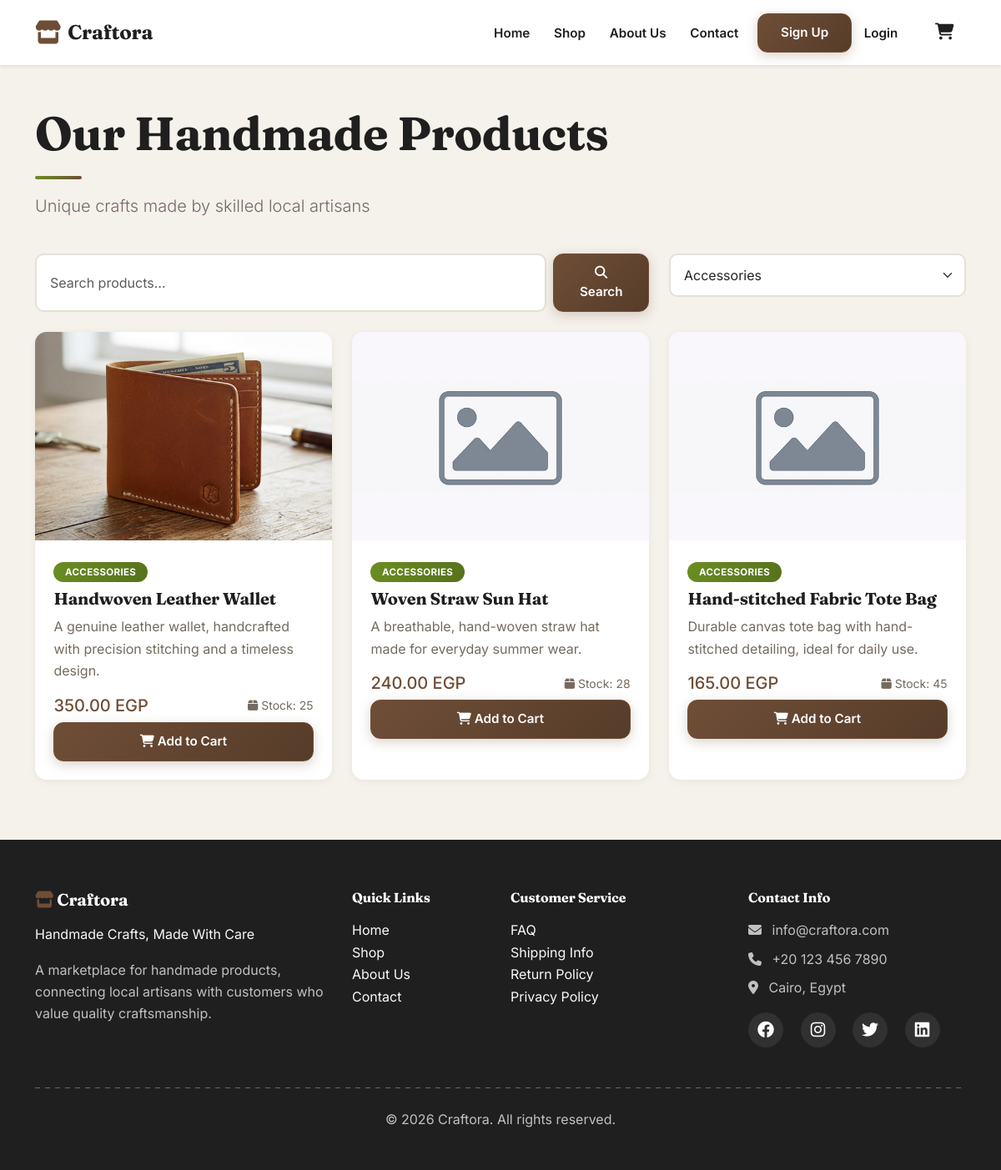
Screenshot of /products.php?category=Accessories with the database file from the repository.
### tables this page shows
CREATE TABLE IF NOT EXISTS products (
    id              INT UNSIGNED AUTO_INCREMENT PRIMARY KEY,
    name            VARCHAR(150)        NOT NULL,
    description     TEXT                NULL,
    price           DECIMAL(10,2)       NOT NULL,
    category        VARCHAR(80)         NOT NULL,
    image           VARCHAR(255)        NOT NULL,
    stock           INT UNSIGNED        NOT NULL DEFAULT 0,
    featured        BOOLEAN             NOT NULL DEFAULT FALSE,
    created_at      TIMESTAMP           NOT NULL DEFAULT CURRENT_TIMESTAMP
);

### config.php (called while the page is built, shortened)
<?php
function sanitize($data) {
    return trim($data);
}
function formatPrice($price) {
    return number_format($price, 2) . ' EGP';
}
?>

### products.php (the view, shortened to what this page needs)
<?php
require_once 'config.php';
$category = isset($_GET['category']) ? sanitize($_GET['category']) : '';
$search = isset($_GET['search']) ? sanitize($_GET['search']) : '';
$query = "SELECT * FROM products WHERE 1=1";
$types = '';
$params = [];
if ($category !== '') {
    $query .= " AND category = ?";
    $types .= 's';
    $params[] = $category;
}
$query .= " ORDER BY created_at DESC";
$stmt = $conn->prepare($query);
if ($types !== '') {
    $stmt->bind_param($types, ...$params);
}
$stmt->execute();
$products_result = $stmt->get_result();
$categories_query = "SELECT DISTINCT category FROM products ORDER BY category";
$categories_result = $conn->query($categories_query);
?>
<!DOCTYPE html>
<html lang="en">
<head>
    <link href="https://cdn.jsdelivr.net/npm/bootstrap@5.3.0/dist/css/bootstrap.min.css" rel="stylesheet">
    <link rel="stylesheet" href="https://cdnjs.cloudflare.com/ajax/libs/font-awesome/6.4.0/css/all.min.css">
    <link rel="stylesheet" href="css/style.css">
</head>
<body>
    <?php include 'includes/header.php'; ?>
    <div class="container my-5">
        <div class="row mb-4">
            <div class="col-md-12">
                <h1 class="display-4 fw-bold mb-3">Our Handmade Products</h1>
                <p class="lead text-muted">Unique crafts made by skilled local artisans</p>
            </div>
        </div>
        <div class="row mb-4">
            <div class="col-md-8">
                <form action="" method="GET" class="d-flex">
                    <input type="text" name="search" class="form-control me-2" placeholder="Search products..." value="<?php echo htmlspecialchars($search); ?>">
                    <button type="submit" class="btn btn-primary">
                        <i class="fas fa-search"></i> Search
                    </button>
                </form>
            </div>
            <div class="col-md-4">
                <select class="form-select" onchange="window.location.href='products.php?category='+encodeURIComponent(this.value)">
                    <?php while($cat = $categories_result->fetch_assoc()): ?>
                        <option value="<?php echo htmlspecialchars($cat['category']); ?>" <?php echo $category === $cat['category'] ? 'selected' : ''; ?>>
                            <?php echo htmlspecialchars($cat['category']); ?>
                        </option>
                    <?php endwhile; ?>
                </select>
            </div>
        </div>
        <?php if ($products_result->num_rows > 0): ?>
        <div class="row">
            <?php while($product = $products_result->fetch_assoc()): ?>
            <div class="col-md-4 mb-4">
                <div class="card product-card h-100">
                    <img src="images/products/<?php echo $product['image']; ?>" class="card-img-top" alt="<?php echo htmlspecialchars($product['name']); ?>" onerror="this.src='images/placeholder.jpg'">
                    <div class="card-body">
                        <span class="badge bg-secondary mb-2"><?php echo htmlspecialchars($product['category']); ?></span>
                        <h5 class="card-title"><?php echo htmlspecialchars($product['name']); ?></h5>
                        <p class="card-text text-muted"><?php echo htmlspecialchars($product['description']); ?></p>
                        <div class="d-flex justify-content-between align-items-center mb-2">
                            <span class="h5 mb-0 text-primary"><?php echo formatPrice($product['price']); ?></span>
                            <small class="text-muted">
                                <i class="fas fa-box"></i> Stock: <?php echo $product['stock']; ?>
                            </small>
                        </div>
                        <?php if ($product['stock'] > 0): ?>
                            <button class="btn btn-primary w-100 add-to-cart" data-id="<?php echo $product['id']; ?>">
                                <i class="fas fa-shopping-cart"></i> Add to Cart
                            </button>
                        <?php else: ?>
                            <button class="btn btn-secondary w-100" disabled>
                                Out of Stock
                            </button>
                        <?php endif; ?>
                    </div>
                </div>
            </div>
            <?php endwhile; ?>
        </div>
        <?php endif; ?>
    </div>
    <?php include 'includes/footer.php'; ?>
</body>
</html>

### css/style.css (style rules this page uses)
:root { --matte-black: #1F1F1F; --matte-black-rgb: 31, 31, 31; --dark-brown: #6F4E37; --dark-brown-rgb: 111, 78, 55; --dark-brown-deep: #563C29; --light-beige: #F5F1EB; --cream: #FFF8F0; --olive: #6B8E23; --olive-rgb: 107, 142, 35; --olive-deep: #56711C; --white: #FFFFFF; --primary-color: var(--dark-brown); --primary-rgb: var(--dark-brown-rgb); --secondary-color: var(--olive); --secondary-rgb: var(--olive-rgb); --accent-color: var(--olive); --accent-rgb: var(--olive-rgb); --bg-color: var(--light-beige); --card-color: var(--white); --text-color: #2B2420; --text-muted-color: #756A5F; --dark-color: var(--matte-black); --success-color: var(--olive); --danger-color: #A6453A; --warning-color: #B9812E; --radius-sm: 10px; --radius: 14px; --radius-lg: 16px; --shadow-sm: 0 2px 10px rgba(31, 31, 31, 0.06); --shadow-md: 0 10px 26px rgba(31, 31, 31, 0.10); --shadow-lg: 0 18px 40px rgba(31, 31, 31, 0.16); --font-display: 'Fraunces', Georgia, 'Times New Roman', serif; --font-body: 'Inter', 'Segoe UI', Tahoma, Geneva, Verdana, sans-serif; }
* { box-sizing: border-box; }
html { scroll-behavior: smooth; }
body { font-family: var(--font-body); color: var(--text-color); background-color: var(--bg-color); -webkit-font-smoothing: antialiased; line-height: 1.65; }
h1, h2, h3, h4, h5, h6 { font-family: var(--font-display); color: var(--matte-black); font-weight: 600; letter-spacing: -0.01em; }
h1.display-3::after, h1.display-4::after, h1.display-5::after, h2.display-5::after { content: ''; display: block; width: 56px; height: 4px; margin-top: 1.1rem; border-radius: 4px; background: linear-gradient(90deg, var(--olive), var(--dark-brown)); }
.text-primary { color: var(--dark-brown) !important; }
.text-muted { color: var(--text-muted-color) !important; }
.bg-secondary { background: linear-gradient(120deg, var(--olive), var(--olive-deep)) !important; color: #fff !important; }
.btn { font-family: var(--font-body); font-weight: 600; font-size: 0.95rem; border-radius: 12px; transition: all 0.25s ease; }
.btn-primary { background: linear-gradient(135deg, var(--dark-brown) 0%, var(--dark-brown-deep) 100%); border-color: var(--dark-brown); color: #fff; padding: 0.7rem 1.7rem; box-shadow: 0 4px 14px rgba(var(--dark-brown-rgb), 0.25); }
.card { border: none; border-radius: var(--radius); box-shadow: var(--shadow-sm); background-color: var(--white); }
.product-card { border: none; border-radius: var(--radius); overflow: hidden; transition: transform 0.35s ease, box-shadow 0.35s ease; box-shadow: var(--shadow-sm); background-color: var(--white); }
.product-card img { height: 250px; object-fit: cover; transition: transform 0.4s ease; }
.product-card .card-body { padding: 1.4rem; }
.product-card .badge { font-size: 0.72rem; letter-spacing: 0.03em; text-transform: uppercase; font-weight: 700; padding: 0.4rem 0.85rem; border-radius: 20px; }
.card-title { color: var(--matte-black); font-weight: 700; font-family: var(--font-display); }
.form-control, .form-select { border-radius: var(--radius-sm); padding: 0.75rem 1rem; border: 2px solid #E6E0D6; background-color: var(--white); transition: border-color 0.3s ease, box-shadow 0.3s ease; }
.badge { font-weight: 600; border-radius: 20px; }

### rows the page displays
products: image (picture), category "ACCESSORIES", name "Handwoven Leather Wallet", description "A genuine leather wallet, handcrafted with precision stitching and a timeless design.", price "350.00 EGP", stock "25"
products: category "ACCESSORIES", name "Woven Straw Sun Hat", description "A breathable, hand-woven straw hat made for everyday summer wear.", price "240.00 EGP", stock "28"
products: category "ACCESSORIES", name "Hand-stitched Fabric Tote Bag", description "Durable canvas tote bag with hand-stitched detailing, ideal for daily use.", price "165.00 EGP", stock "45"

### other values shown
form field value "Accessories"
